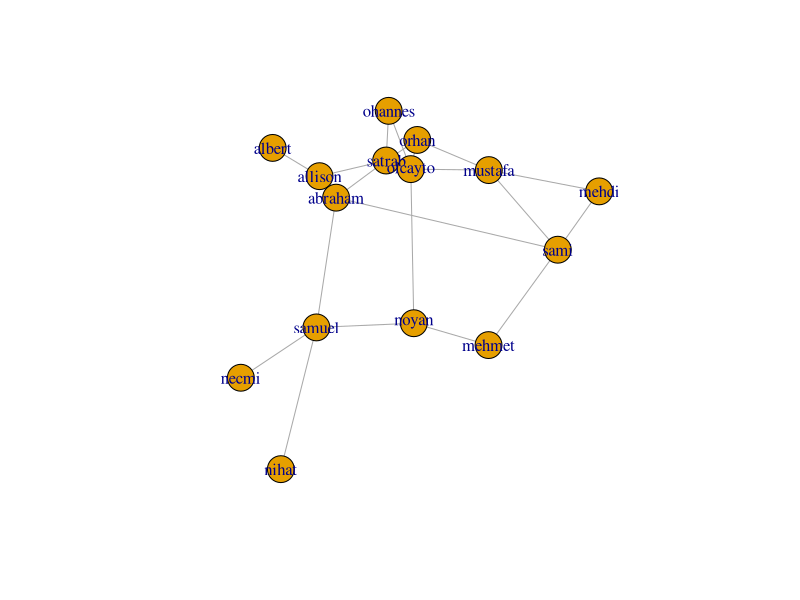
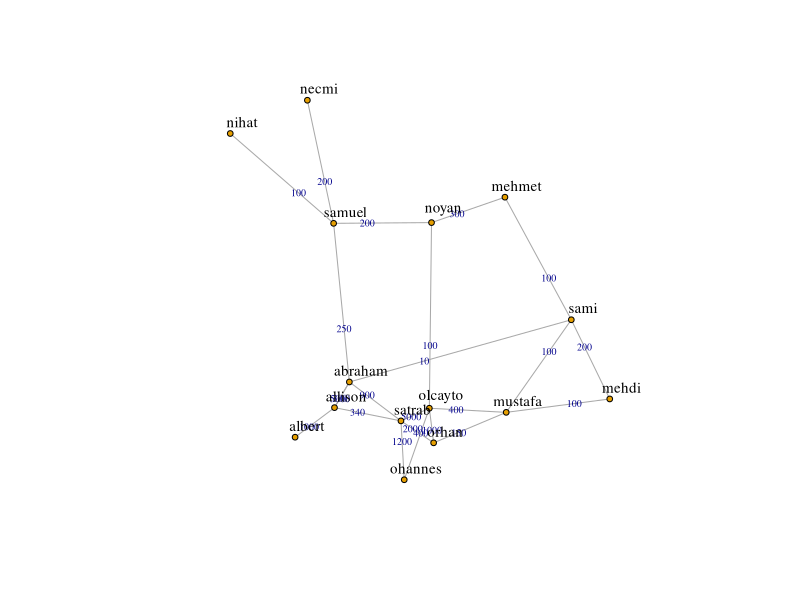
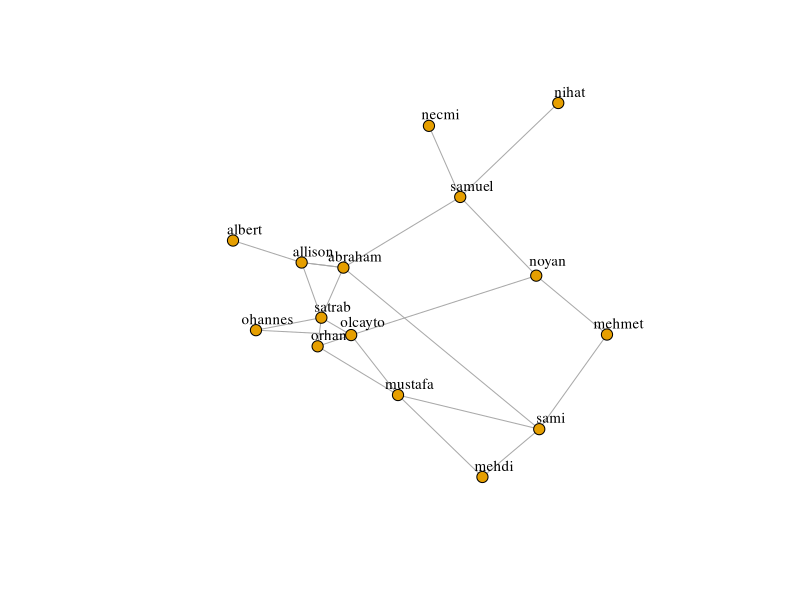

R code for these plots, in order:
## ---- chunk 1
df = read.csv("../data/weighted2.csv")
df
## ---- chunk 2
library(igraph)
G = graph.data.frame(df,directed = FALSE)
G <- set_edge_attr(G, "weight", value= df$amount)

## ---- chunk 3
is_weighted(G)
## ---- chunk 4
E(G)$weight
## ---- chunk 5
plot(G)
## ---- chunk 6
layout <- layout.fruchterman.reingold(G)
plot(G, 
     edge.label=E(G)$weight,
     edge.label.cex=0.6,
     edge.arrow.size=.5, 
     vertex.size=3,
     vertex.frame.color="black", 
     vertex.label.color="black", 
     vertex.label.cex=0.9, 
     vertex.label.dist=1.2, 
     edge.curved=0,
     layout=layout) 
## ---- chunk 7
layout <- layout.auto(G)
plot(G, 
     edge.arrow.size=.5, 
     vertex.size=6,
     vertex.frame.color="black", 
     vertex.label.color="black", 
     vertex.label.cex=0.9, 
     vertex.label.dist=1.2, 
     edge.curved=0,
     layout=layout)
E(G)$width <- log10(E(G)$weight)
